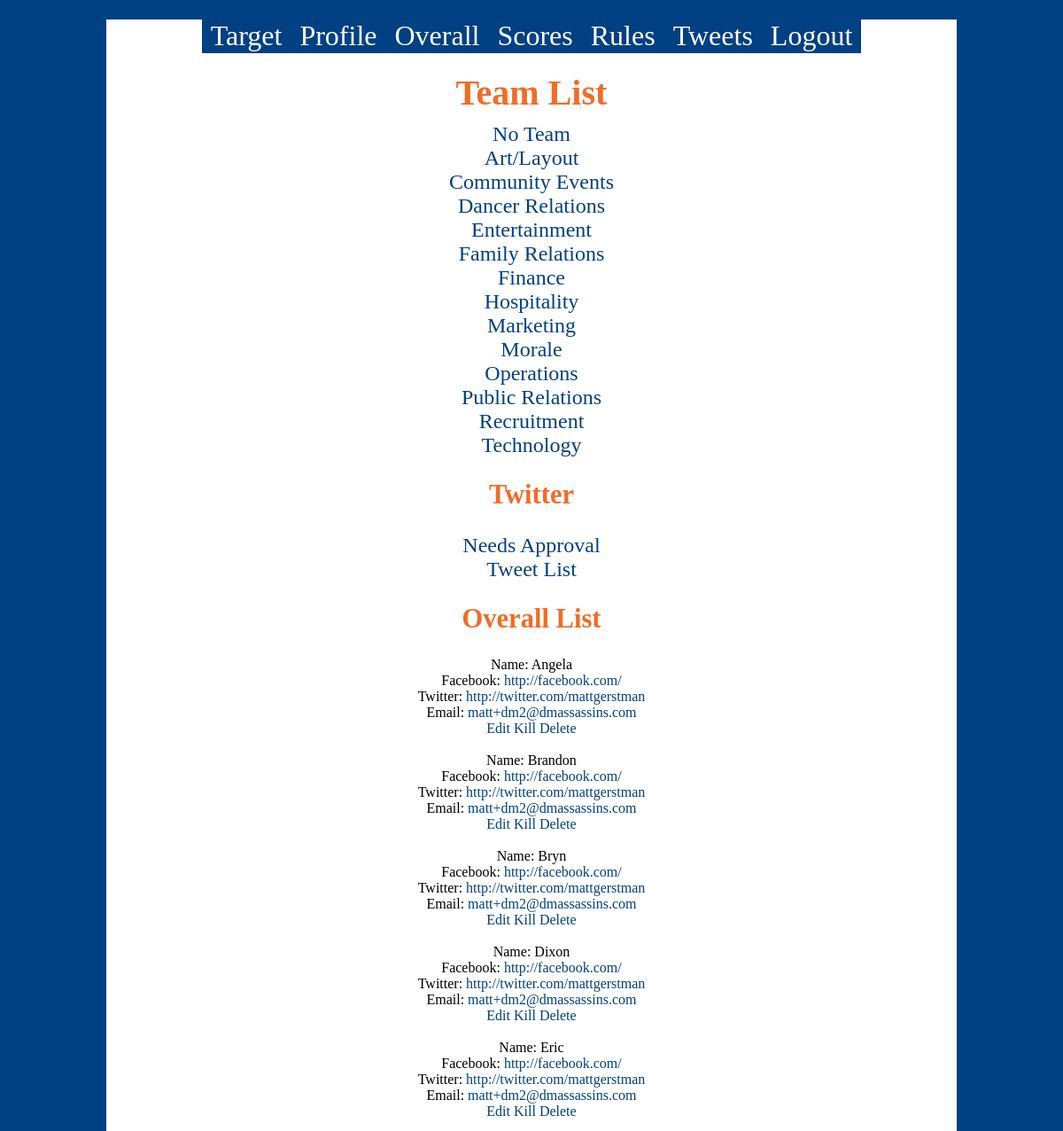
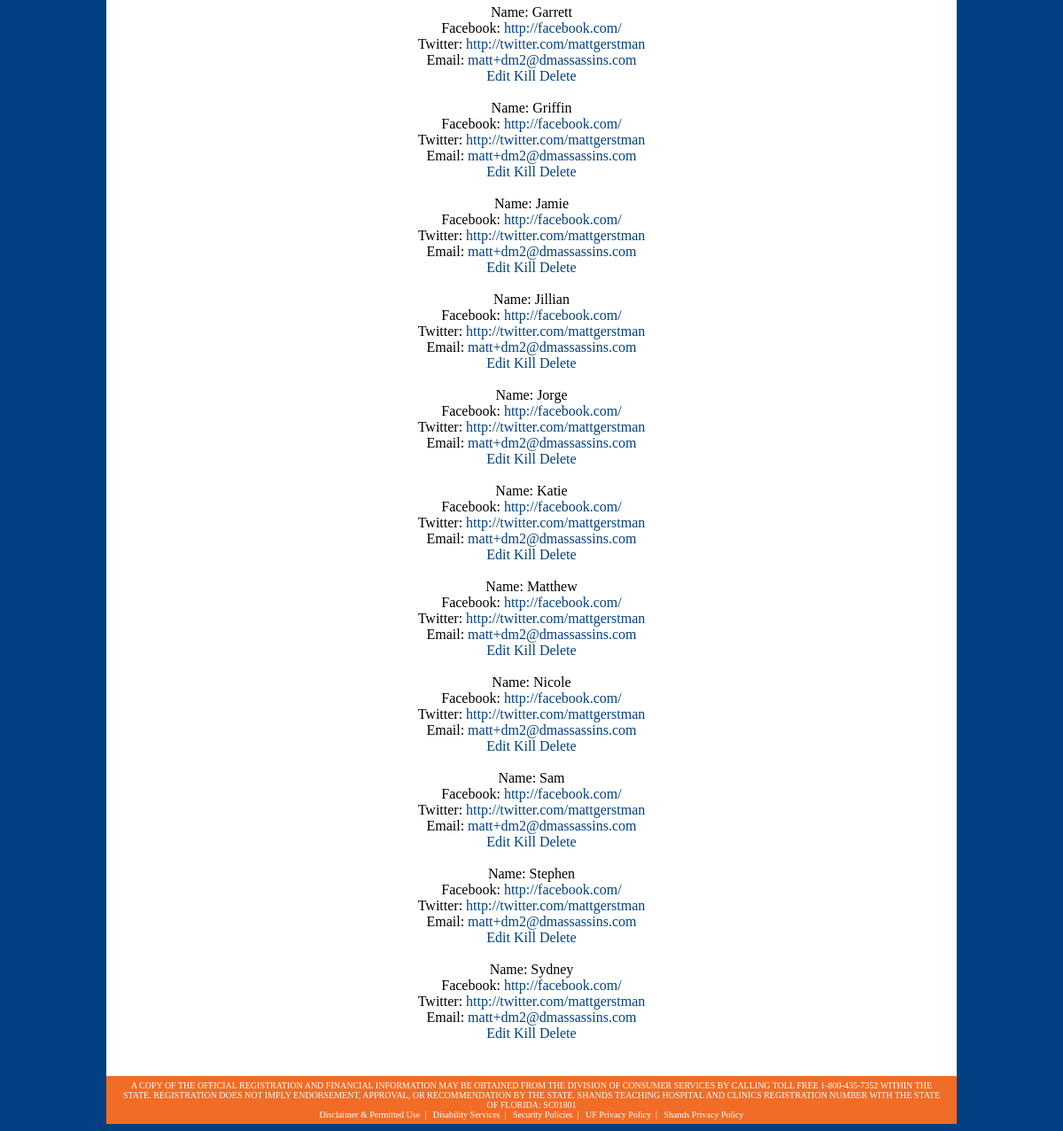
Screenshot of /admin.php (signed in) with the database file from the repository (2 pictures, top to bottom).
### tables this page shows
CREATE TABLE `users` (
  `pin` smallint(3) NOT NULL,
  `username` int(11) DEFAULT NULL,
  `name` text,
  `email` text,
  `mailed` tinyint(1) DEFAULT '0',
  `facebook` text,
  `twitter` text,
  `img` text,
  `team` int(11) DEFAULT '-5',
  `usertype` int(11) DEFAULT '0',
  `killed` int(11) DEFAULT '0',
  `alive` tinyint(1) DEFAULT '1',
  `target` smallint(3) DEFAULT NULL,
  `targetted` tinyint(1) DEFAULT NULL,
  `time` timestamp NOT NULL DEFAULT CURRENT_TIMESTAMP ON UPDATE CURRENT_TIMESTAMP,
  `showbutton` tinyint(1) DEFAULT '1',
  `changed` tinyint(1) DEFAULT '0',
  `lastkilled` time DEFAULT NULL,
  `lat` text,
  `long` text,
  `timetodeath` datetime DEFAULT NULL,
  `timetodeathb` datetime DEFAULT NULL,
  `sneakPeak` int(1) DEFAULT '0',
  PRIMARY KEY (`pin`),
  UNIQUE KEY `username` (`username`)
);

### getTeam.php (called while the page is built, shortened)
<?php
function getTeam($teamNum)
{
	switch ($teamNum)
	{
		case 	-5	: $outputTeam = "No Team"; break;
		case	1	: $outputTeam = "Art/Layout"; break;
		case	2	: $outputTeam = "Community Events"; break;
		case	3	: $outputTeam = "Dancer Relations"; break;
		case	4	: $outputTeam = "Entertainment"; break;
		case	5	: $outputTeam = "Family Relations"; break;
		case	6	: $outputTeam = "Finance"; break;
		case	7	: $outputTeam = "Hospitality"; break;
		case	8	: $outputTeam = "Marketing"; break;
		case	9	: $outputTeam = "Morale"; break;
		case	10	: $outputTeam = "Operations"; break;
		case	11	: $outputTeam = "Public Relations"; break;
		case	12	: $outputTeam = "Recruitment"; break;
		case	13	: $outputTeam = "Technology"; break;
	}
	return $outputTeam;
}
?>

### admin.php (the view, shortened to what this page needs)
<html>
<head>
<link href="styles.css" rel="stylesheet" type="text/css" />
</head>
<body>
<div class="container">
<?php
	$table = "users";
include("dashboard.php");
include("getTeam.php");
echo("<h1>Team List</h1><div class='admin'>");
$i = -5;
	$outputTeam = getTeam($i);
	echo('<a href =overall.php?team='.$i.'>'.$outputTeam.'</a><br/>');
for($i=1; $i<14; $i++)
{
	$outputTeam = getTeam($i);
	echo('<a href =overall.php?team='.$i.'>'.$outputTeam.'</a><br/>');
}
?>
<h2>Twitter</h2>
<a href="needsApproval.php">Needs Approval</a><br />
<a href="listOfWays.php">Tweet List</a>
<h2>Overall List</h2>
</div>
<?php
	$result = mysql_query("SELECT * FROM $table where usertype = 1  ORDER BY name");
while ($row = mysql_fetch_array($result))
	{
		$name = $row["name"];
		$username = $row["username"];
		$facebook = $row["facebook"];
		$twitter = $row["twitter"];
		$email = $row["email"];
		$target = $row["target"];
		$pin = $row["pin"];
		echo("<div id='whole$pin'>Name: ".$name);
		echo('<br />Facebook: <a href="http://facebook.com/'.$facebook.'">http://facebook.com/'.$facebook.'</a>');
		echo('<br />Twitter: <a href="http://twitter.com/'.$twitter.'">http://twitter.com/'.$twitter.'</a>');
		echo('<br />Email: <a href="mailto:'.$email.'">'.$email.'</a>');
		echo('<br /><a href="editUser.php?username='.$username.'"> Edit</a> ');
?>
		<a pin="<?php echo $pin; ?>" id="kill<?php echo $pin;?>" class="killUser" <?php if (!$target){echo "style='display:none';";} ?>>Kill</a>
		<a pin="<?php echo $pin;?>" class="deleteUser">Delete</a><br />
</div>
<br />
<?php
} ?><br /><br />
</div>
<div class="footer">
	<div class="footer_content">
		A COPY OF THE OFFICIAL REGISTRATION AND FINANCIAL INFORMATION MAY BE OBTAINED FROM THE DIVISION OF CONSUMER SERVICES BY CALLING TOLL FREE 1-800-435-7352 WITHIN THE STATE. REGISTRATION DOES NOT IMPLY ENDORSEMENT, APPROVAL, OR RECOMMENDATION BY THE STATE. SHANDS TEACHING HOSPITAL AND CLINICS REGISTRATION NUMBER WITH THE STATE OF FLORIDA: SC01801<br />
		<div class="footer_spacing">
			<a href="http://www.health.ufl.edu/disclaimer.shtml">Disclaimer & Permitted Use</a>&nbsp;&nbsp;|&nbsp;&nbsp;
			<a href="http://www.ufl.edu/disability/">Disability Services</a>&nbsp;&nbsp;|&nbsp;&nbsp;
			<a href="https://security.health.ufl.edu">Security Policies</a>&nbsp;&nbsp;|&nbsp;&nbsp;
			<a href="http://privacy.ufl.edu/privacystatement.html">UF Privacy Policy</a>&nbsp;&nbsp;|&nbsp;&nbsp;
			<a href="http://www.shands.org/terms.asp">Shands Privacy Policy</a>
		</div>
	</div>
</div>
</body>
</html>

### styles.css (style rules this page uses)
body { background: url('http://floridadm.org/view.image?id=1101') repeat-x #014083; font-family: AGReg; }
.container { margin: 0px auto; margin-top: 22px; margin-bottom: -20px; width: 960px; background-color:#FFFFFF; overflow: hidden; text-align: center; }
h1 { text-align:center; margin:20 0 10px 0; font-size:2.5em; font-family:AGMed; color:#f16c27; }
h2 { font-size:1.910em; font-family:AGMed; color:#f16c27; }
a { color:#014083; text-decoration:none; }
.admin a { font-family: AGMed; font-size:1.5em; }
.footer { margin:0 auto; background-color: #f16c27; width: 960px; margin-top: 5px; }
.footer_content { margin: 0px auto; width: 930px; color: #ffffff; font-size: 10px; text-align: center; padding-top: 5px; padding-bottom: 5px; }
.footer_content a { margin: 0px auto; width: 930px; color: #ffffff; font-size: 10px; text-align: center; text-decoration: none; }

### rows the page displays
users: name "Angela", twitter "mattgerstman", email "matt+dm2@dmassassins.com"
users: name "Brandon", twitter "mattgerstman", email "matt+dm2@dmassassins.com"
users: name "Bryn", twitter "mattgerstman", email "matt+dm2@dmassassins.com"
users: name "Dixon", twitter "mattgerstman", email "matt+dm2@dmassassins.com"
users: name "Eric", twitter "mattgerstman", email "matt+dm2@dmassassins.com"
users: name "Garrett", twitter "mattgerstman", email "matt+dm2@dmassassins.com"
users: name "Griffin", twitter "mattgerstman", email "matt+dm2@dmassassins.com"
users: name "Jamie", twitter "mattgerstman", email "matt+dm2@dmassassins.com"
users: name "Jillian", twitter "mattgerstman", email "matt+dm2@dmassassins.com"
users: name "Jorge", twitter "mattgerstman", email "matt+dm2@dmassassins.com"
users: name "Katie", twitter "mattgerstman", email "matt+dm2@dmassassins.com"
users: name "Matthew", twitter "mattgerstman", email "matt+dm2@dmassassins.com"
users: name "Nicole", twitter "mattgerstman", email "matt+dm2@dmassassins.com"
users: name "Sam", twitter "mattgerstman", email "matt+dm2@dmassassins.com"
users: name "Stephen", twitter "mattgerstman", email "matt+dm2@dmassassins.com"
users: name "Sydney", twitter "mattgerstman", email "matt+dm2@dmassassins.com"

### other values shown
$outputTeam "No Team"
$outputTeam "Art/Layout"
$outputTeam "Community Events"
$outputTeam "Dancer Relations"
$outputTeam "Entertainment"
$outputTeam "Family Relations"
$outputTeam "Finance"
$outputTeam "Hospitality"
$outputTeam "Marketing"
$outputTeam "Morale"
$outputTeam "Operations"
$outputTeam "Public Relations"
$outputTeam "Recruitment"
$outputTeam "Technology"
